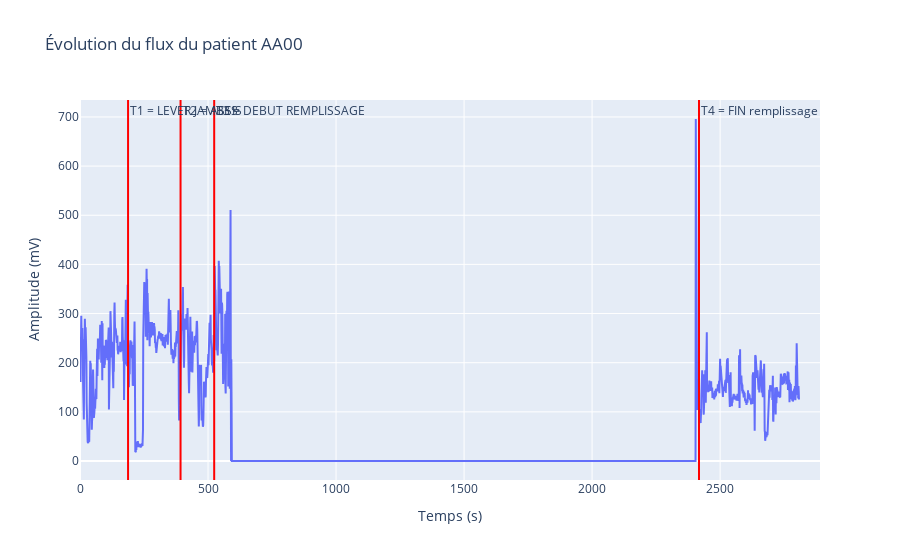
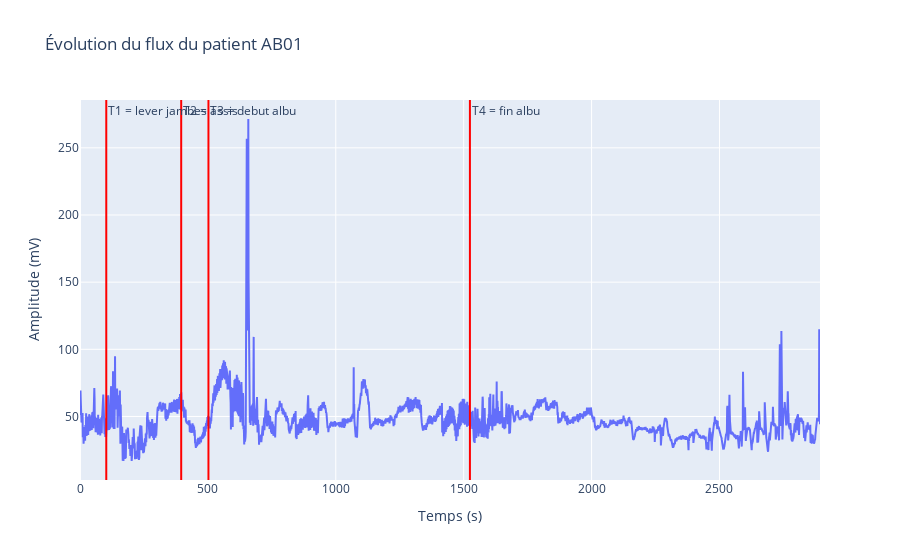
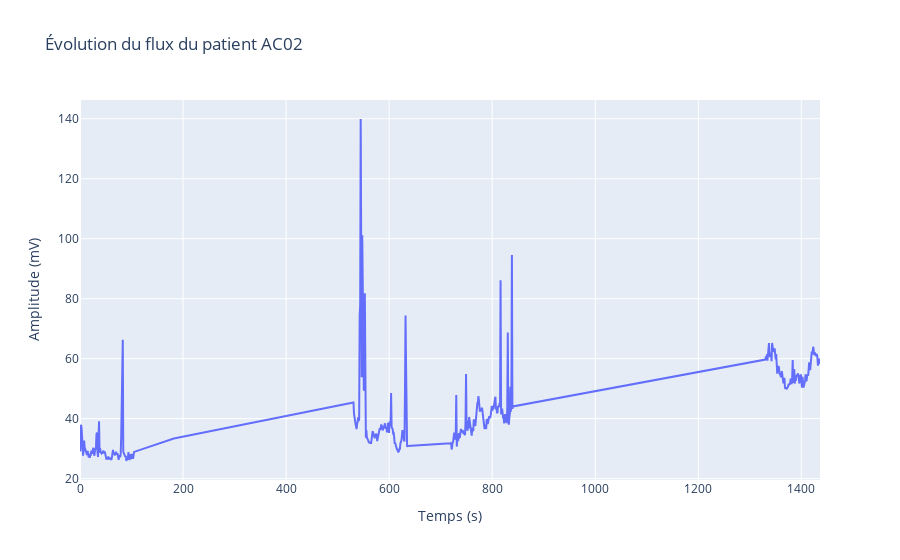
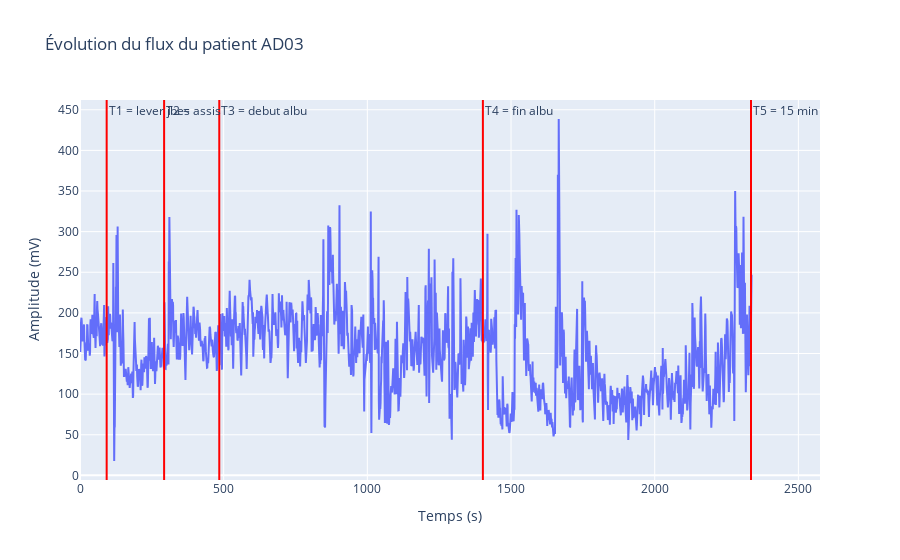

These figures' notebook cell, in order:
### Markdown cell above
# affichage de tout les patients en indiquant les temps specifiques

### Code cell
patients_en_erreur = []
for code_patient in df_codesPatients["Code Patient"]:
    try:
        columns = ['Sample', 'Date', 'Time', '3 PU', 'Missing value 1', 'Missing value 2']
        displaywithspetialtimes(code_patient)
    except Exception as e:
        patients_en_erreur.append(code_patient)
        print("========",code_patient,"=========")
        print(f"Erreur pour {code_patient} : {e}")

### Figure 1 — Plotly figure (JSON) as saved in the notebook; plotly's stock layout.template omitted (floating-point values rounded to 4 significant figures; data arrays with more than 128 entries replaced by an {"elided": "..."} marker saying what was removed)
{"data": [{"name": "Flux", "type": "scatter", "x": {"elided": "2809 int values"}, "y": {"elided": "2809 float values"}}], "layout": {"annotations": [{"showarrow": false, "text": "T1 = LEVER JAMBES", "x": 187.7, "xanchor": "left", "xref": "x", "y": 1, "yanchor": "top", "yref": "y domain"}, {"showarrow": false, "text": "T2 = ASSIS", "x": 392.7, "xanchor": "left", "xref": "x", "y": 1, "yanchor": "top", "yref": "y domain"}, {"showarrow": false, "text": "T3 = DEBUT REMPLISSAGE", "x": 524.1, "xanchor": "left", "xref": "x", "y": 1, "yanchor": "top", "yref": "y domain"}, {"showarrow": false, "text": "T4 = FIN remplissage", "x": 2418.0, "xanchor": "left", "xref": "x", "y": 1, "yanchor": "top", "yref": "y domain"}], "shapes": [{"line": {"color": "red"}, "type": "line", "x0": 187.7, "x1": 187.7, "xref": "x", "y0": 0, "y1": 1, "yref": "y domain"}, {"line": {"color": "red"}, "type": "line", "x0": 392.7, "x1": 392.7, "xref": "x", "y0": 0, "y1": 1, "yref": "y domain"}, {"line": {"color": "red"}, "type": "line", "x0": 524.1, "x1": 524.1, "xref": "x", "y0": 0, "y1": 1, "yref": "y domain"}, {"line": {"color": "red"}, "type": "line", "x0": 2418.0, "x1": 2418.0, "xref": "x", "y0": 0, "y1": 1, "yref": "y domain"}], "title": {"text": "Évolution du flux du patient AA00"}, "xaxis": {"title": {"text": "Temps (s)"}}, "yaxis": {"title": {"text": "Amplitude (mV)"}}}}

### Figure 2 — Plotly figure (JSON) as saved in the notebook; plotly's stock layout.template omitted (floating-point values rounded to 4 significant figures; data arrays with more than 128 entries replaced by an {"elided": "..."} marker saying what was removed)
{"data": [{"name": "Flux", "type": "scatter", "x": {"elided": "2894 int values"}, "y": {"elided": "2894 float values"}}], "layout": {"annotations": [{"showarrow": false, "text": "T1 = lever jambes", "x": 102.7, "xanchor": "left", "xref": "x", "y": 1, "yanchor": "top", "yref": "y domain"}, {"showarrow": false, "text": "T2 = assis", "x": 395.6, "xanchor": "left", "xref": "x", "y": 1, "yanchor": "top", "yref": "y domain"}, {"showarrow": false, "text": "T3 = debut albu", "x": 502.1, "xanchor": "left", "xref": "x", "y": 1, "yanchor": "top", "yref": "y domain"}, {"showarrow": false, "text": "T4 = fin albu", "x": 1524.0, "xanchor": "left", "xref": "x", "y": 1, "yanchor": "top", "yref": "y domain"}], "shapes": [{"line": {"color": "red"}, "type": "line", "x0": 102.7, "x1": 102.7, "xref": "x", "y0": 0, "y1": 1, "yref": "y domain"}, {"line": {"color": "red"}, "type": "line", "x0": 395.6, "x1": 395.6, "xref": "x", "y0": 0, "y1": 1, "yref": "y domain"}, {"line": {"color": "red"}, "type": "line", "x0": 502.1, "x1": 502.1, "xref": "x", "y0": 0, "y1": 1, "yref": "y domain"}, {"line": {"color": "red"}, "type": "line", "x0": 1524.0, "x1": 1524.0, "xref": "x", "y0": 0, "y1": 1, "yref": "y domain"}], "title": {"text": "Évolution du flux du patient AB01"}, "xaxis": {"title": {"text": "Temps (s)"}}, "yaxis": {"title": {"text": "Amplitude (mV)"}}}}

### Figure 3 — Plotly figure (JSON) as saved in the notebook; plotly's stock layout.template omitted (floating-point values rounded to 4 significant figures; data arrays with more than 128 entries replaced by an {"elided": "..."} marker saying what was removed)
{"data": [{"name": "Flux", "type": "scatter", "x": {"elided": "442 float values"}, "y": {"elided": "442 float values"}}], "layout": {"title": {"text": "Évolution du flux du patient AC02"}, "xaxis": {"title": {"text": "Temps (s)"}}, "yaxis": {"title": {"text": "Amplitude (mV)"}}}}

### Figure 4 — Plotly figure (JSON) as saved in the notebook; plotly's stock layout.template omitted (floating-point values rounded to 4 significant figures; data arrays with more than 128 entries replaced by an {"elided": "..."} marker saying what was removed)
{"data": [{"name": "Flux", "type": "scatter", "x": {"elided": "2338 float values"}, "y": {"elided": "2338 float values"}}], "layout": {"annotations": [{"showarrow": false, "text": "T1 = lever jbes", "x": 92.81, "xanchor": "left", "xref": "x", "y": 1, "yanchor": "top", "yref": "y domain"}, {"showarrow": false, "text": "T2 = assis", "x": 292.7, "xanchor": "left", "xref": "x", "y": 1, "yanchor": "top", "yref": "y domain"}, {"showarrow": false, "text": "T3 = debut albu", "x": 484.7, "xanchor": "left", "xref": "x", "y": 1, "yanchor": "top", "yref": "y domain"}, {"showarrow": false, "text": "T4 = fin albu", "x": 1402.0, "xanchor": "left", "xref": "x", "y": 1, "yanchor": "top", "yref": "y domain"}, {"showarrow": false, "text": "T5 = 15 min", "x": 2335.0, "xanchor": "left", "xref": "x", "y": 1, "yanchor": "top", "yref": "y domain"}], "shapes": [{"line": {"color": "red"}, "type": "line", "x0": 92.81, "x1": 92.81, "xref": "x", "y0": 0, "y1": 1, "yref": "y domain"}, {"line": {"color": "red"}, "type": "line", "x0": 292.7, "x1": 292.7, "xref": "x", "y0": 0, "y1": 1, "yref": "y domain"}, {"line": {"color": "red"}, "type": "line", "x0": 484.7, "x1": 484.7, "xref": "x", "y0": 0, "y1": 1, "yref": "y domain"}, {"line": {"color": "red"}, "type": "line", "x0": 1402.0, "x1": 1402.0, "xref": "x", "y0": 0, "y1": 1, "yref": "y domain"}, {"line": {"color": "red"}, "type": "line", "x0": 2335.0, "x1": 2335.0, "xref": "x", "y0": 0, "y1": 1, "yref": "y domain"}], "title": {"text": "Évolution du flux du patient AD03"}, "xaxis": {"title": {"text": "Temps (s)"}}, "yaxis": {"title": {"text": "Amplitude (mV)"}}}}
